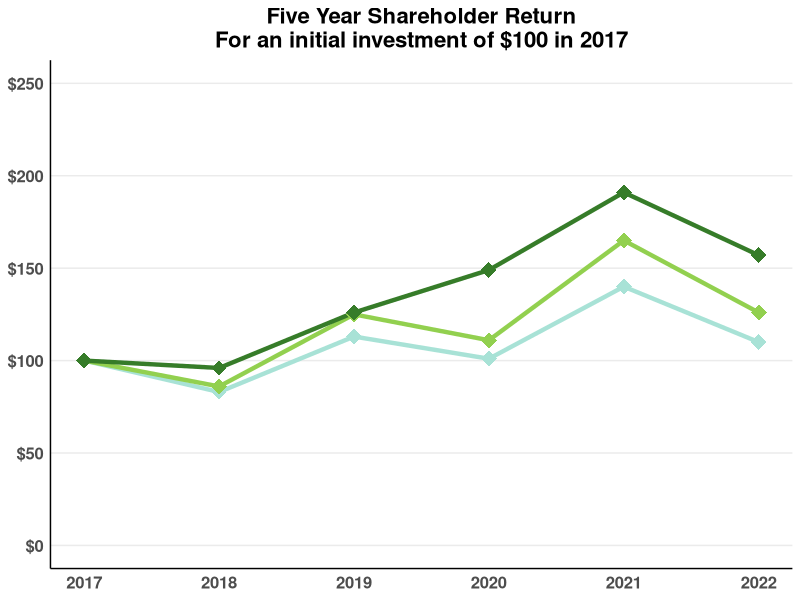

Write R code to recreate this figure.
library(dplyr)
library(ggplot2)

data <- tibble(year = rep(c(2017:2022), 3)) |> 
  tidyr::crossing(group = c("Our company", "S&P 500", "Competitive index")) |> 
  mutate(
    price = c(rep(100, 3), 83, 86, 96, 113, 125, 126, 101, 111, 149, 140, 165, 
              191, 110, 126, 157)
    )

ggplot(data, aes(x = year, y = price, colour = group)) +
  geom_line(size = 1.5) +
  geom_point(size = 5, shape = 18) +
  scale_y_continuous(limits = c(0, 250), labels = scales::dollar_format()) +
  scale_colour_manual(values = c("#A8E2D6", "#92D04F", "#367C29")) +
  theme_minimal() +
  theme(
    legend.position = "none",
    panel.grid.minor = element_blank(),
    panel.grid.major.x = element_blank(),
    axis.title = element_blank(),
    axis.text = element_text(size = 12, face = "bold"),
    axis.line = element_line(color = 'black'),
    plot.title = element_text(hjust = 0.5, size = 16, face = "bold")
  ) +
  labs(
    title = "Five Year Shareholder Return\nFor an initial investment of $100 in 2017"
  )

